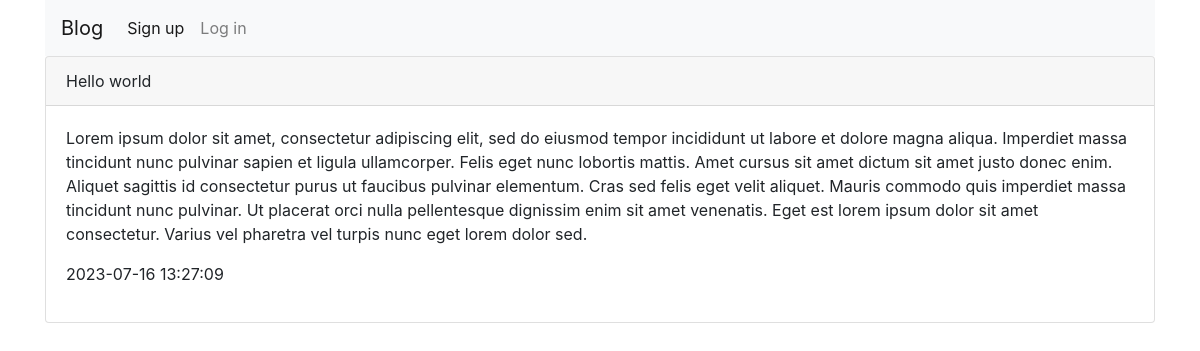
Page /post?id=1 on the committed database.
### tables this page shows
CREATE TABLE `posts` (
  `id` int unsigned NOT NULL AUTO_INCREMENT,
  `title` varchar(50) NOT NULL,
  `short_desc` varchar(255) NOT NULL,
  `desc` longtext NOT NULL,
  `cts` timestamp NOT NULL,
  PRIMARY KEY (`id`)
);

### views/post.view.php (the view, shortened to what this page needs)
<!doctype html>
<html lang="en">
<head>
    <link rel="stylesheet" href="vendor/twbs/bootstrap/dist/css/bootstrap.min.css">
</head>
<body>
<div class="container">
    <nav class="navbar navbar-expand-lg navbar-light bg-light">
        <a class="navbar-brand" href="/">Blog</a>
        <div class="collapse navbar-collapse" id="navbarNav">
            <ul class="navbar-nav">
                <li class="nav-item active">
                    <a class="nav-link" href="#">Sign up</a>
                </li>
                <li class="nav-item">
                    <a class="nav-link" href="#">Log in</a>
                </li>
            </ul>
        </div>
    </nav>
</div>
<div class="container">
        <div class="card">
            <div class="card-header">
                <?= $result["title"] ?>
            </div>
            <div class="card-body">
                <p class="card-text"><?= $result["desc"] ?></p>
                <p><?= $result["cts"] ?></p>
            </div>
        </div>
</div>
</body>
</html>

### rows in the picture
posts: title "Hello world", desc "Lorem ipsum dolor sit amet, consectetur adipiscing elit, sed do eiusmod tempor incididunt ut labore et dolore magna aliqua. Imperdiet massa tincidunt nunc pulvinar sapien et ligula ullamcorper. Felis eget nunc lobortis mattis. Amet cursus sit amet dictum sit amet justo donec enim. Aliquet sagittis id consectetur purus ut faucibus pulvinar elementum. Cras sed felis eget velit aliquet. Mauris commodo quis imperdiet massa tincidunt nunc pulvinar. Ut placerat orci nulla pellentesque dignissim enim sit amet venenatis. Eget est lorem ipsum dolor sit amet consectetur. Varius vel pharetra vel turpis nunc eget lorem dolor sed.", cts "2023-07-16 13:27:09"
